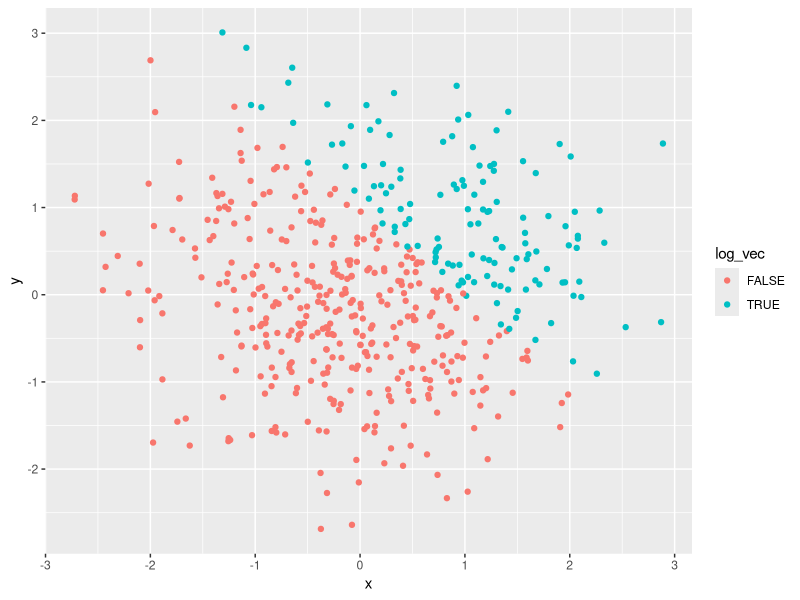
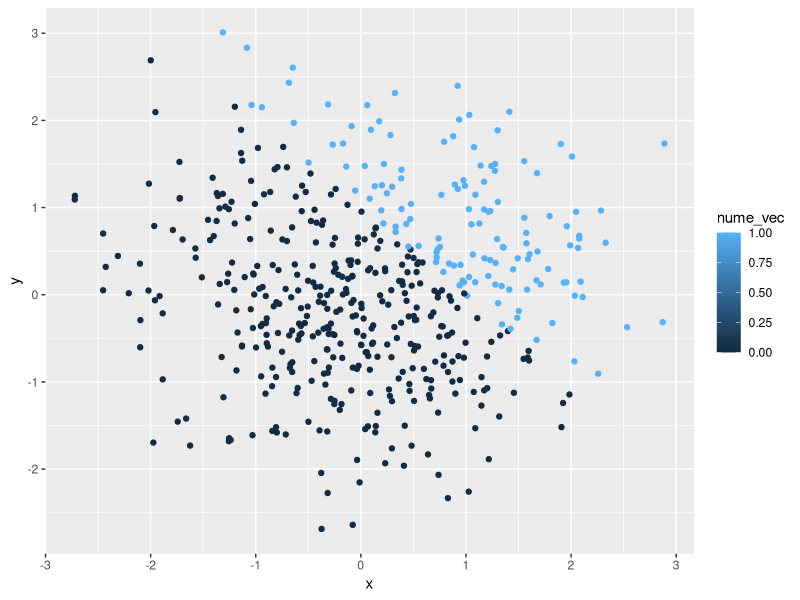
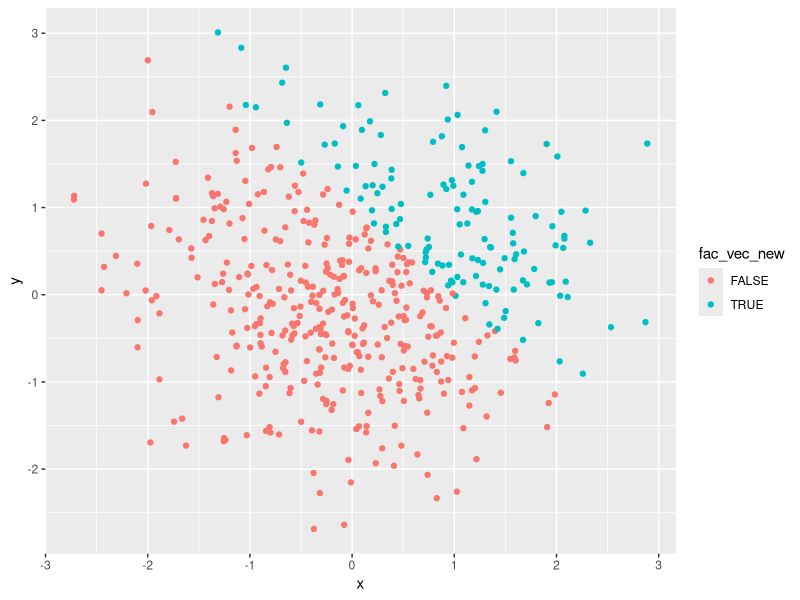
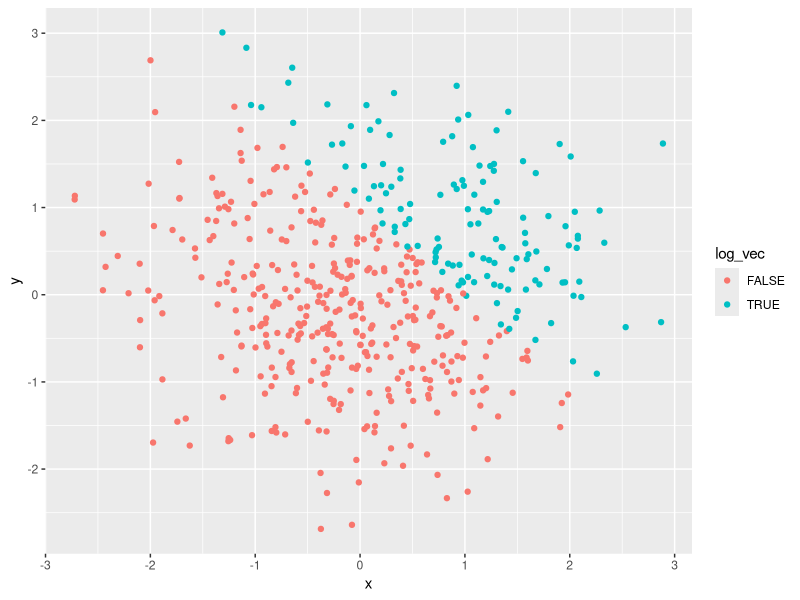

Here is the R script that generated these plots, in order:
## ---- chunk 1
library(tidyverse)

set.seed(1)
df = tibble(
  ran_samp = rnorm(8), #create random sample of size 8 from a standard Normal distribution
  ran_samp_pos = ran_samp > 0, #a logical vector indicating whether elements of the sample are greater than 0
  char_vec = c("p8105","is","so","funny","ziyang","chen","the","brilliant"), #create a character vector of length 8
  some_vec = c("low","medium","high","low","medium","high","low","high"), #create vector of length 8, with 3 different factor “levels”
  fac_vec = factor(some_vec) #make the above vector to be a factor vector
)

mean(df$ran_samp)
mean(df$ran_samp_pos)
mean(df$char_vec)
mean(df$fac_vec)
## ---- chunk 2
as.numeric(df$ran_samp_pos)*df$ran_samp
factor(df$ran_samp_pos)*df$ran_samp
as.numeric(factor(df$ran_samp_pos))*df$ran_samp
## ---- chunk 3
set.seed(2)
df_2 = tibble(
  x = rnorm(500),
  y = rnorm(500),
  log_vec = x + y > 1,
  nume_vec = as.numeric(log_vec),
  fac_vec_new = factor(log_vec)
)
## ---- chunk 4
ggplot(df_2, aes(x = x, y = y, color = log_vec)) + geom_point()
ggplot(df_2, aes(x = x, y = y, color = nume_vec)) + geom_point()
ggplot(df_2, aes(x = x, y = y, color = fac_vec_new)) + geom_point()
## ---- chunk 5
ggsave("first_plot.png",plot = ggplot(df_2, aes(x = x, y = y, color = log_vec)) + geom_point())
